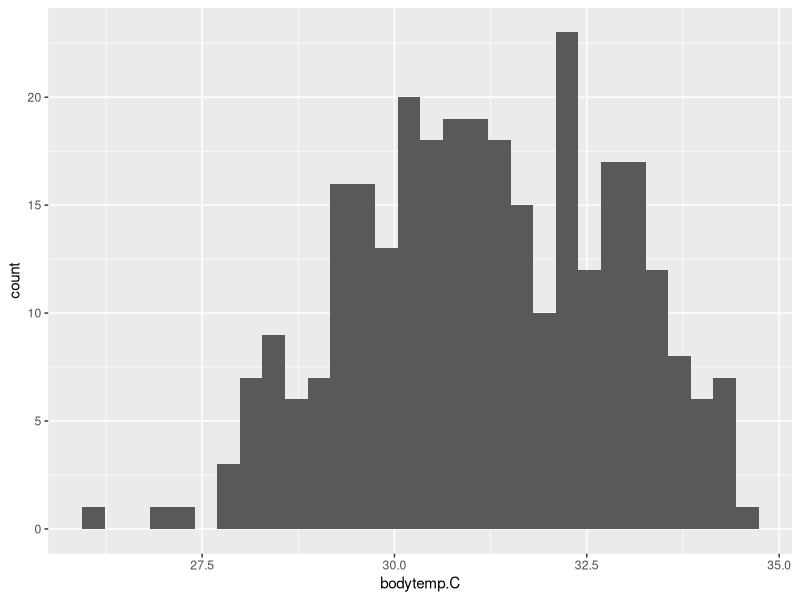
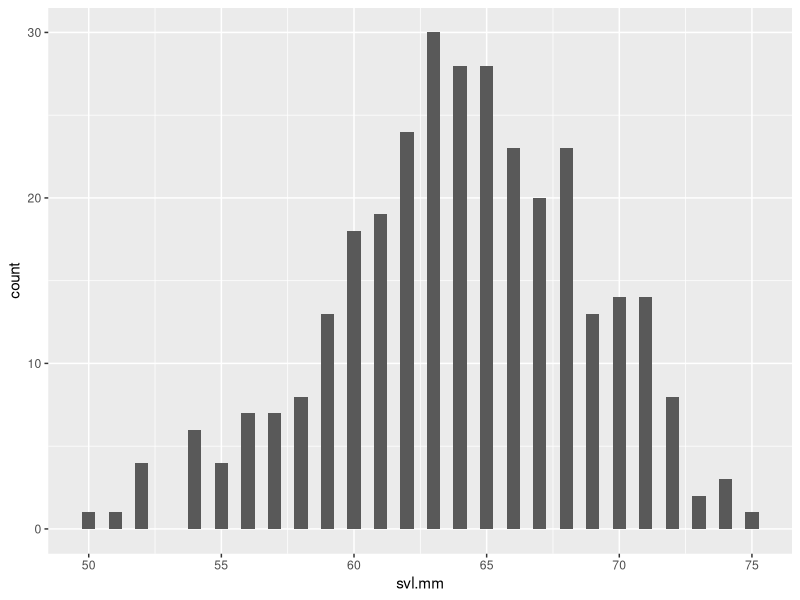

Recreate these plots in R, in order.
library(tidyverse)
anoles <- read_csv("winchell_evol_phenshifts.csv")
str(anoles)
summary(anoles)        # Certain values here are being reported as characters (e.g. column 'context'; whether the
                       #    lizard was caught in a natural or urbanized area)
names(anoles)
anoles <- (anoles                      
           %>% mutate(ID=as.factor(ID),        
                      Site=as.factor(Site),    
                      context=as.factor(context),  
                      perch=as.factor(perch),    
                      perch.diam.cm=as.numeric(perch.diam.cm),
                      flags=as.factor(flags))) 

print(anoles
      %>% group_by(Site,context)
      %>% summarize(count=n())) # Want to see if they have roughly equal natural versus urban representation at each study site

print(ggplot(anoles, aes(x=bodytemp.C))
             +geom_histogram()
)                                       # Reveals that we have a few anoles that are markedly colder than the others

print(ggplot(anoles, aes(x=svl.mm))
      +geom_histogram(binwidth=0.5)
)                                       # Most lizards between 60-70mm Snout-Vent Length, handful of extreme outliers

